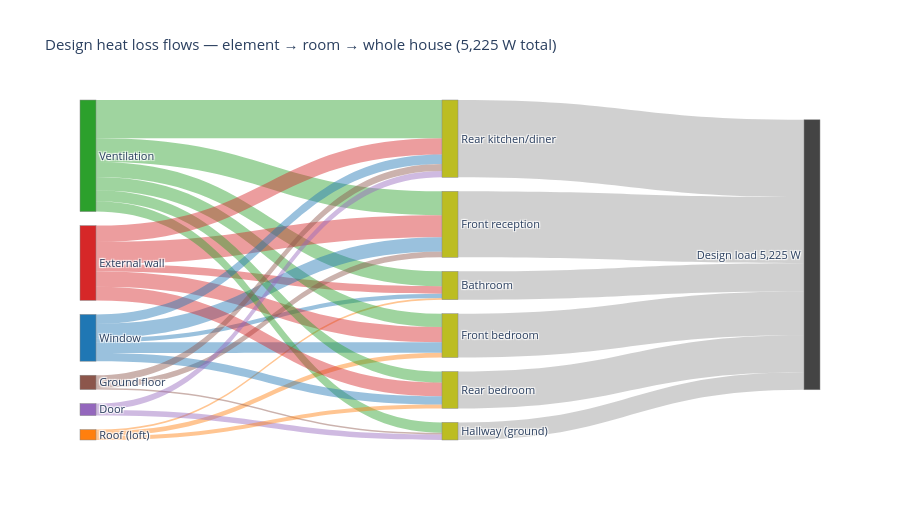

Notebook code for this chart:
### Markdown cell above
### 1. Sankey — element → room → whole-house load

The required Phase 1 Sankey. Read it left-to-right: each **element category**
(left) feeds the **rooms** it occurs in (middle), and every room feeds the
single **whole-house design load** node (right). Band thickness is watts, so you
can trace, e.g., how much of the total is windows, and which room dominates.

### Code cell
categories = list(by_category.index)
rooms = [r.name for r in result.rooms]
total_label = f"Design load\n{result.total_w:,.0f} W"

# Node index layout: [categories..., rooms..., total]
node_labels = categories + rooms + [total_label]
cat_idx = {c: i for i, c in enumerate(categories)}
room_idx = {r: len(categories) + i for i, r in enumerate(rooms)}
total_idx = len(node_labels) - 1

node_colours = (
    [CATEGORY_COLOURS[c] for c in categories]
    + ["#bcbd22"] * len(rooms)
    + ["#444444"]
)

src, tgt, val, link_colour = [], [], [], []

def rgba(hex_colour, alpha=0.45):
    h = hex_colour.lstrip("#")
    r, g, b = (int(h[i:i + 2], 16) for i in (0, 2, 4))
    return f"rgba({r},{g},{b},{alpha})"

# element category -> room
for _, row in flows.iterrows():
    src.append(cat_idx[row["category"]])
    tgt.append(room_idx[row["room"]])
    val.append(row["watts"])
    link_colour.append(rgba(CATEGORY_COLOURS[row["category"]]))

# room -> total
for room in result.rooms:
    src.append(room_idx[room.name])
    tgt.append(total_idx)
    val.append(room.total_w)
    link_colour.append("rgba(120,120,120,0.35)")

fig_sankey = go.Figure(go.Sankey(
    arrangement="snap",
    node=dict(
        label=node_labels, color=node_colours, pad=14, thickness=16,
        line=dict(color="#888", width=0.5),
        hovertemplate="%{label}<br>%{value:.0f} W<extra></extra>",
    ),
    link=dict(
        source=src, target=tgt, value=val, color=link_colour,
        hovertemplate="%{source.label} → %{target.label}<br>%{value:.0f} W<extra></extra>",
    ),
))
fig_sankey.update_layout(
    title=f"Design heat loss flows — element → room → whole house "
          f"({result.total_w:,.0f} W total)",
    font_size=11, height=520,
)
fig_sankey.write_html(REPORTS / "heat_loss_sankey.html", **HTML_KW)
fig_sankey

### Figure 1 — Plotly figure (JSON) as saved in the notebook; plotly's stock layout.template omitted (floating-point values rounded to 4 significant figures)
{"data": [{"arrangement": "snap", "link": {"color": ["rgba(214,39,40,0.45)", "rgba(255,127,14,0.45)", "rgba(44,160,44,0.45)", "rgba(31,119,180,0.45)", "rgba(214,39,40,0.45)", "rgba(255,127,14,0.45)", "rgba(44,160,44,0.45)", "rgba(31,119,180,0.45)", "rgba(214,39,40,0.45)", "rgba(140,86,75,0.45)", "rgba(44,160,44,0.45)", "rgba(31,119,180,0.45)", "rgba(148,103,189,0.45)", "rgba(140,86,75,0.45)", "rgba(44,160,44,0.45)", "rgba(214,39,40,0.45)", "rgba(255,127,14,0.45)", "rgba(44,160,44,0.45)", "rgba(31,119,180,0.45)", "rgba(148,103,189,0.45)", "rgba(214,39,40,0.45)", "rgba(140,86,75,0.45)", "rgba(44,160,44,0.45)", "rgba(31,119,180,0.45)", "rgba(120,120,120,0.35)", "rgba(120,120,120,0.35)", "rgba(120,120,120,0.35)", "rgba(120,120,120,0.35)", "rgba(120,120,120,0.35)", "rgba(120,120,120,0.35)"], "hovertemplate": "%{source.label} → %{target.label}<br>%{value:.0f} W<extra></extra>", "source": [1, 5, 0, 2, 1, 5, 0, 2, 1, 3, 0, 2, 4, 3, 0, 1, 5, 0, 2, 4, 1, 3, 0, 2, 6, 7, 8, 9, 10, 11], "target": [11, 11, 11, 11, 9, 9, 9, 9, 6, 6, 6, 6, 8, 8, 8, 10, 10, 10, 10, 7, 7, 7, 7, 7, 12, 12, 12, 12, 12, 12], "value": [145.9, 34.02, 286.4, 82.08, 292.6, 91.98, 258.1, 205.2, 428.3, 112.4, 462.4, 275.3, 108.0, 30.8, 202.0, 266.0, 75.6, 212.2, 159.6, 124.2, 314.6, 134.8, 739.0, 183.5, 1278.0, 1496.0, 340.8, 847.9, 713.4, 548.4]}, "node": {"color": ["#2ca02c", "#d62728", "#1f77b4", "#8c564b", "#9467bd", "#ff7f0e", "#bcbd22", "#bcbd22", "#bcbd22", "#bcbd22", "#bcbd22", "#bcbd22", "#444444"], "hovertemplate": "%{label}<br>%{value:.0f} W<extra></extra>", "label": ["Ventilation", "External wall", "Window", "Ground floor", "Door", "Roof (loft)", "Front reception", "Rear kitchen/diner", "Hallway (ground)", "Front bedroom", "Rear bedroom", "Bathroom", "Design load\n5,225 W"], "line": {"color": "#888", "width": 0.5}, "pad": 14, "thickness": 16}, "type": "sankey"}], "layout": {"font": {"size": 11}, "height": 520, "title": {"text": "Design heat loss flows — element → room → whole house (5,225 W total)"}}}
